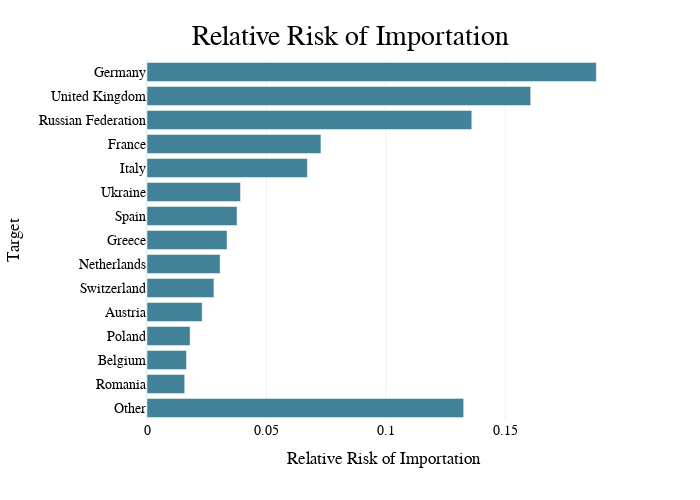

Notebook source saved alongside this figure:
### Code cell
fig = ei.relative_risk(client, table_name, reference_table, source_geo_level, 
                                target_geo_level, source_values, target_values, 
                                date_range=date_range, cutoff=0.0, n=15, 
                                output_resolution='country_name', domestic=True, )
fig.update_layout(width=700, height=500, font_family='PT Sans Narrow')
fig

### Figure 1 — Plotly figure (JSON) as saved in the notebook; plotly's stock layout.template omitted (floating-point values rounded to 4 significant figures)
{"data": [{"alignmentgroup": "True", "hovertemplate": "Relative Risk of Importation=%{x}<br>Target=%{y}<extra></extra>", "legendgroup": "", "marker": {"color": "#428299", "pattern": {"shape": ""}}, "name": "", "offsetgroup": "", "orientation": "h", "showlegend": false, "textposition": "auto", "type": "bar", "x": [0.1882, 0.1607, 0.136, 0.1326, 0.07284, 0.06717, 0.03914, 0.0377, 0.03353, 0.03063, 0.02803, 0.02311, 0.01806, 0.01654, 0.01579], "xaxis": "x", "y": ["Germany", "United Kingdom", "Russian Federation", "Other", "France", "Italy", "Ukraine", "Spain", "Greece", "Netherlands", "Switzerland", "Austria", "Poland", "Belgium", "Romania"], "yaxis": "y"}], "layout": {"barmode": "relative", "font": {"family": "PT Sans Narrow"}, "height": 500, "legend": {"tracegroupgap": 0}, "margin": {"t": 60}, "showlegend": false, "title": {"text": "Relative Risk of Importation"}, "width": 700, "xaxis": {"anchor": "y", "autorange": true, "domain": [0, 1], "range": [0, 0.1981], "title": {"text": "Relative Risk of Importation"}, "type": "linear"}, "yaxis": {"anchor": "x", "autorange": true, "categoryarray": ["Other", "Romania", "Belgium", "Poland", "Austria", "Switzerland", "Netherlands", "Greece", "Spain", "Ukraine", "Italy", "France", "Russian Federation", "United Kingdom", "Germany"], "categoryorder": "array", "domain": [0, 1], "range": [-0.5, 14.5], "title": {"text": "Target"}, "type": "category"}}}
